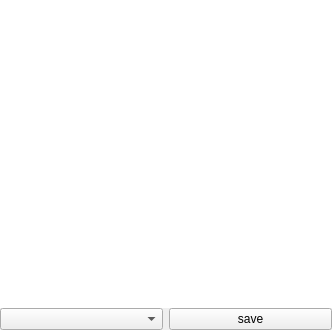
<?xml version="1.0" encoding="UTF-8"?>
<ui version="4.0">
 <class>m2SpectrumViewControls</class>
 <widget class="QWidget" name="m2SpectrumViewControls">
  <property name="enabled">
   <bool>true</bool>
  </property>
  <property name="geometry">
   <rect>
    <x>0</x>
    <y>0</y>
    <width>332</width>
    <height>330</height>
   </rect>
  </property>
  <property name="sizePolicy">
   <sizepolicy hsizetype="Preferred" vsizetype="MinimumExpanding">
    <horstretch>0</horstretch>
    <verstretch>0</verstretch>
   </sizepolicy>
  </property>
  <property name="minimumSize">
   <size>
    <width>0</width>
    <height>0</height>
   </size>
  </property>
  <property name="windowTitle">
   <string>QmitkTemplate</string>
  </property>
  <property name="styleSheet">
   <string notr="true">ChartView
{
    x: -10
    y: -10

    width: parent.width + 20
    height: parent.height + 20
}</string>
  </property>
  <layout class="QVBoxLayout" name="verticalLayout">
   <property name="spacing">
    <number>0</number>
   </property>
   <property name="leftMargin">
    <number>0</number>
   </property>
   <property name="topMargin">
    <number>0</number>
   </property>
   <property name="rightMargin">
    <number>0</number>
   </property>
   <property name="bottomMargin">
    <number>0</number>
   </property>
   <item>
    <widget class="m2::ChartView" name="chartView">
     <property name="styleSheet">
      <string notr="true"/>
     </property>
     <property name="frameShape">
      <enum>QFrame::Shape::NoFrame</enum>
     </property>
     <property name="frameShadow">
      <enum>QFrame::Shadow::Plain</enum>
     </property>
     <property name="sceneRect">
      <rectf>
       <x>0.000000000000000</x>
       <y>0.000000000000000</y>
       <width>0.000000000000000</width>
       <height>0.000000000000000</height>
      </rectf>
     </property>
     <property name="dragMode">
      <enum>QGraphicsView::DragMode::NoDrag</enum>
     </property>
    </widget>
   </item>
   <item>
    <layout class="QHBoxLayout" name="horizontalLayout">
     <item>
      <widget class="QComboBox" name="comboBox"/>
     </item>
     <item>
      <widget class="QPushButton" name="saveButton">
       <property name="text">
        <string>save</string>
       </property>
      </widget>
     </item>
    </layout>
   </item>
  </layout>
 </widget>
 <layoutdefault spacing="6" margin="11"/>
 <customwidgets>
  <customwidget>
   <class>m2::ChartView</class>
   <extends>QGraphicsView</extends>
   <header location="global">m2ChartView.h</header>
  </customwidget>
 </customwidgets>
 <resources/>
 <connections/>
</ui>
